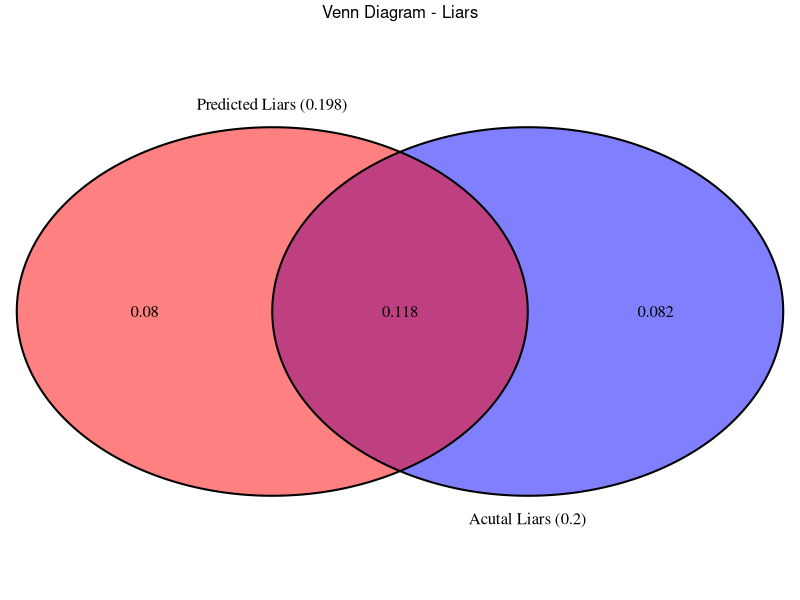
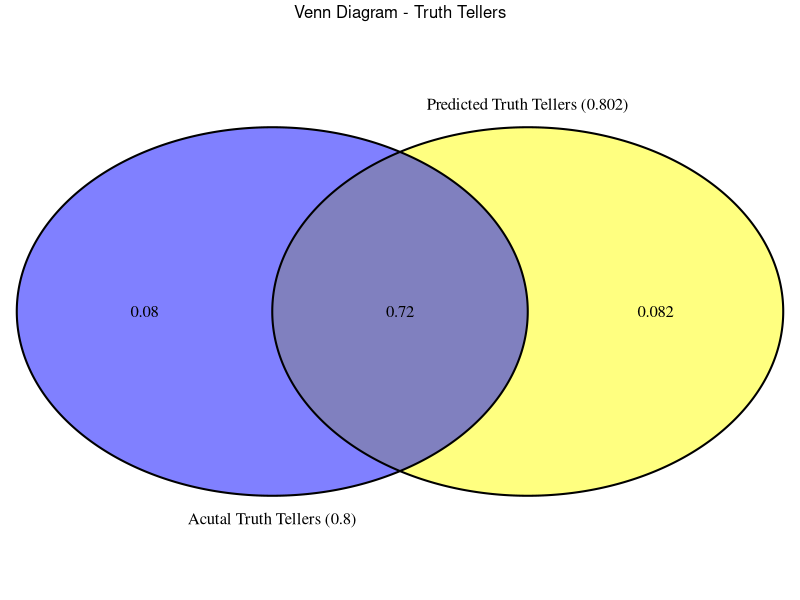

Recreate these plots in R, in order.
## ---- chunk 1
#libraries used
if (!require('knitr')) install.packages('knitr')
if (!require('tidyverse')) install.packages('tidyverse')
if (!require('VennDiagram')) install.packages('VennDiagram')
if (!require('gridExtra')) install.packages('gridExtra')
## ---- chunk 2
#create matrix
customer.data<- matrix(c(81,228, 116,79, 215,252, 130,97, 129,72),ncol=2,byrow=TRUE)
colnames(customer.data)<- c("Males","Females")
rownames(customer.data)<- c('Apartment', 'Dorm', 'With Parent(s)', 'Sorority/Fraternity House', 'Other')

#bind column and row totals
customer.data<- cbind(customer.data, Total = rowSums(customer.data))
customer.data<- rbind(customer.data, Total = colSums(customer.data))

#calculate percentages
customer.data.percentages<- round((customer.data/1399),4)
kable(customer.data.percentages, format="pandoc", align="l", caption = "Gender and Residence of Customers by Percentages")
## ---- chunk 3
#vegetables
#available choices 8, can be used to make wrap 3
#combination
v<- choose(8,3)

#condiments
#available choices 7, can be used to make wrap 3
#combination
c<- choose(7,3)

#choice of tortilla = 4
t<- 3
#number of veggie wraps
w<- v*c*t

#vegetables
veg<- c('V1','V2','V3','V4','V5','V6','V7','V8')
veg.combination<- apply(t(combn(veg, 3)), 1, paste, collapse="+")
veg.combination<- data.frame(V=veg.combination,stringsAsFactors = F)

#condiments
con<- c('C1','C2','C3','C4','C5','C6','C7')
con.combination<- apply(t(combn(con, 3)), 1, paste, collapse="+")
con.combination<- data.frame(C=con.combination,stringsAsFactors = F)

#tortilla
tor.combination<- data.frame(T = c('T1','T2','T3'))

wrap<- tor.combination %>% 
  expand(tor.combination, V = veg.combination$V, C = con.combination$C) %>%
  select(`T`,V,C)

randomRows<- sample(1:length(wrap[,1]), 20, replace=T)
wrap %>% slice(randomRows) %>%
  kable (col.names = c("Tortilla Variety", "Vegetables Combination", "Condiments Combination"), caption = 'City Subs Menu')
## ---- chunk 4
jellybeans.bag<- c(rep('R',9),rep('O',4),rep('G',9))

#sample size
n<- 100000

#vector holds samples
output<- rep(0, n)

# select four jellybeans without replacement
for(i in 1:n){
  sampleout = sample(jellybeans.bag, 4, replace=F)
  if (length(sampleout[sampleout=='O'])==1 & length(sampleout[sampleout=='G'])==3)
  {
    output[i]<- 1
  }
}

#check probability
sum(output)/n
## ---- chunk 5
factorial(11)/factorial(7)
## ---- chunk 6
options(scipen = 10, digits = 4)
coin.toss<- c(rep('H',4),rep('T',4))

#sample size
n<- 559

#vector holds samples
output<- rep(-1, n)

# select four jellybeans without replacement
for(i in 1:n){
  sampleout = sample(coin.toss, 4, replace=F)
  if (length(sampleout[sampleout=='T'])==1 & length(sampleout[sampleout=='H'])==3)
  {
    output[i]<- 1
  }
}

#check wins and loss
prob.wins<- output[output==1]
prob.wins<- length(prob.wins)

prob.loss<- output[output==-1]
prob.loss<- length(prob.loss)

#for success, if you get 3 heads from 4 tosses win 
success<- prob.wins * 97
loss<- prob.loss * 30
## ---- chunk 7
options(scipen = 10, digits = 4)
coin.toss<- c(rep('H',9),rep('T',9))

#sample size
n<- 994

#vector holds samples
output<- rep(-1, n)

# select four jellybeans without replacement
for(i in 1:n){
  sampleout = sample(coin.toss, 9, replace=F)
  if (length(sampleout[sampleout=='T']) < 5)
  {
    output[i]<- 1
  }
}

#check wins and loss
prob.wins<- output[output==1]
prob.wins<- length(prob.wins)

prob.loss<- output[output==-1]
prob.loss<- length(prob.loss)

#for success, if you get 3 heads from 4 tosses win 
success<- prob.wins * 23
loss<- prob.loss * 26
## ---- chunk 8
cm<- matrix(NA, nrow=2, ncol=2)

cm<- matrix(c('True Positive(TP)','False Negative(FN)(Type II Error)', 'False Positive(FP)(Type I Error)','True Negative(TN)'), nrow=2, ncol=2)
rownames(cm) <- c('Predict Liar', 'Predict Truth Teller')
kable(cm, col.names = c("Actual Liar", "Actual Truth Teller"), align = "l")
## ---- chunk 9
options(scipen = 10, digits = 8)
#TPR is also known are sensitivity
#probability that the polygraph will identify actual liar as a liar
TPR<- 0.59
#TNR is also known are specificity
#probability that the polygraph will identify actual truth-teller as a truth-teller
TNR<- 0.90
#FNR is also known as Type II Error rate
#probability that polygraph will identify actual liar as a truth-teller 
FNR<- 1 - TPR
#FPR is also known as Type I Error rate
#probability that polygraph will identify actual truth-teller as a liar
FPR<- 1 - TNR

cm<- matrix(c(TPR,FNR, FPR,TNR), nrow=2, ncol=2)
rownames(cm)<- c('Predict Liar', 'Predict Truth Teller')
kable(cm, digits = 2, col.names = c("Actual Liar", "Actual Truth Teller"), align = "l")
## ---- chunk 10
options(scipen = 10, digits = 8)
#sample population size
n<-1.00
#population split
actual.liars<- n * 0.20
actual.truth.tellers<- n * 0.80

#polygraph prediction from actuals
#true positives
predict.liars<- actual.liars * 0.59
#type II error
predict.truth.tellers.II<- actual.liars * (1 - 0.59)

#true negatives
predict.truth.tellers<- actual.truth.tellers * 0.90
#type I error
predict.liars.I<- actual.truth.tellers * (1 - 0.90)

#generate matrix
poly.data<- matrix(c(predict.liars,predict.truth.tellers.II, predict.liars.I,predict.truth.tellers), nrow=2, ncol=2)

#add column and row totals
poly.data<- cbind(poly.data, Total = rowSums(poly.data))
poly.data<- rbind(poly.data, Total = round(colSums(poly.data),4))
rownames(poly.data)<- c('Predict Liar', 'Predict Truth Teller','Total')
kable(poly.data, digits = 4, col.names = c("Actual Liar", "Actual Truth Teller","Total"), caption = "Sample Population", align="l")
## ---- chunk 11
options(scipen = 10, digits = 8)
#venn diagram for Liars
venndiag<- draw.pairwise.venn(area1 = poly.data[1,3], area2 = poly.data[3,1], cross.area = poly.data[1,1], category = c(paste0("Predicted Liars (",poly.data[1,3],")"),paste0("Acutal Liars (",poly.data[3,1],")")), fill = c("red", "blue"),cat.pos = c(0, 180), rotation.degree = 180, scaled = FALSE, ind=FALSE)

#add heading to venn diagram
grid.arrange(gTree(children=venndiag), top="Venn Diagram - Liars")
## ---- chunk 12
options(scipen = 10, digits = 8)

#venn diagram for Truth-tellers
venndiag<- draw.pairwise.venn(area1 = poly.data[2,3], area2 = poly.data[3,2], cross.area = poly.data[2,2], category = c(paste0("Predicted Truth Tellers (",poly.data[2,3],")"),paste0("Acutal Truth Tellers (",poly.data[3,2],")")), fill = c("yellow", "blue"),cat.pos = c(0, 180), rotation.degree = 180, scaled = FALSE, ind=FALSE)

#add heading to venn diagram
grid.arrange(gTree(children=venndiag), top="Venn Diagram - Truth Tellers")
